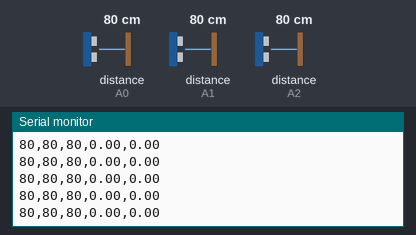
A sketch run on a simulated Arduino Uno, built with avr-gcc and run on an emulated ATmega328P. On the bench: the last lines printed to the serial monitor. The test bench sets the inputs (shaded band); at power-on: distance to the obstacle (sensors on A0, A1, A2) 80 cm.

Above: at 1.2 s.
1.3 s: distance to the obstacle (sensor on A0) set to 2 cm
At 1.49 s:
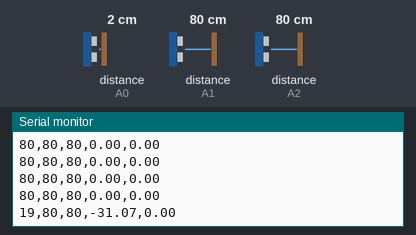
2.8 s: distance to the obstacle (sensor on A1) set to 2 cm
At 2.95 s:
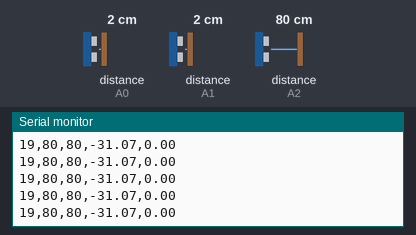
4.3 s: distance to the obstacle (sensor on A2) set to 2 cm
At 4.4 s:
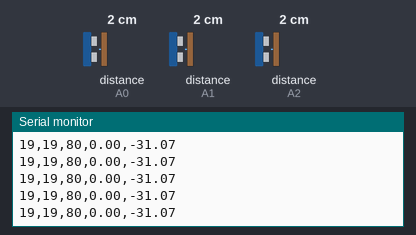
5.8 s: distance to the obstacle (sensor on A0) set to 120 cm
At 5.86 s:
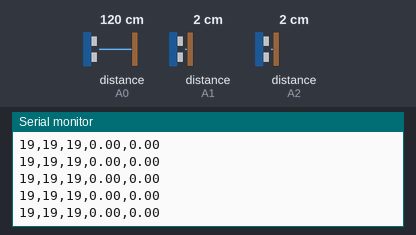
8.8 s: distance to the obstacle (sensor on A1) set to 35 cm
At 8.93 s:
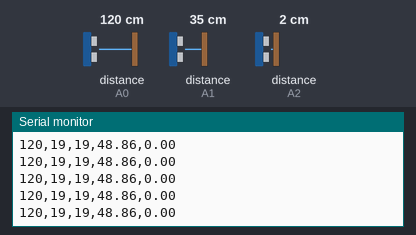
10.3 s: distance to the obstacle (sensor on A2) set to 35 cm
At 10.38 s:
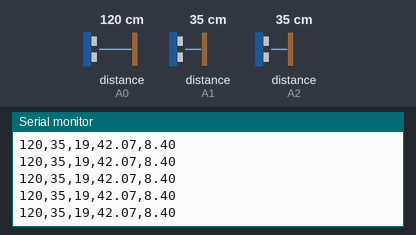
Timing chart, 0 to 12.8 s (numbered marks = the images above; inputs shaded):
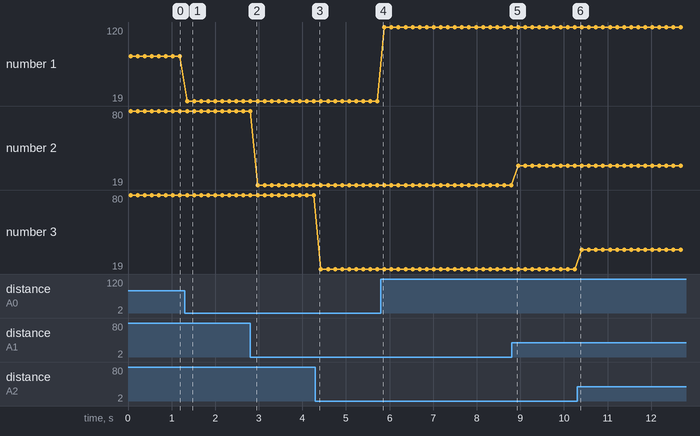

Measured:
- after the input at 1.3 s, the serial monitor: prints a new line after 0.05 s (image 1)
- plotted number 1: 80 → 19 after the input at 1.3 s, 19 → 120 after the input at 5.8 s
- plotted number 2: 19 → 35 after the input at 8.8 s

The sketch:

nobuzzer.ino
```cpp
//libaries
#include <SharpIR.h>
#include <math.h>

//pins
#define topir A0
#define middleir A1
#define bottomir A2

//model of sharpir
#define model 20150
// ir: the pin where your sensor is attached
// model: an int that determines your sensor:  1080 for GP2Y0A21Y
//                                            20150 for GP2Y0A02Y
//                                            (working distance range according to the datasheets)

//defining the sensors themselves withing the libarry
SharpIR SharpIR1(topir, model);
SharpIR SharpIR2(middleir, model);
SharpIR SharpIR3(bottomir, model);
void setup() {
  //starting the serial
  Serial.begin(9600);
}

void loop() {
  //something that the libary needs, idk what this does
  unsigned long pepe1=millis();

  //distance getting
  int dis1=SharpIR1.distance();
  int dis2=SharpIR2.distance();
  int dis3=SharpIR3.distance();

  //distances between each sensor
  int botmid = 190; //distance in mm between bottom sensor and middle sensor
  int midtop = 190; //distance in mm between middle sensor and top sensor

  //upper back angle
  float distancetop = dis1 - dis2;
  float anglebeforetop = atan(distancetop / midtop);
  float angletop = anglebeforetop * 100;

  //lower back angle
  float distancelow = dis2 - dis3;
  float anglebeforelow = atan(distancelow / botmid);
  float anglelow = anglebeforelow * 100;

  //This part will be useful if you ever decide to use the python GUI part of this project. This transfers data from the arduino to the serial port, to be picked up by pyserial.
  Serial.print(dis1);
  Serial.print(",");
  Serial.print(dis2);
  Serial.print(",");
  Serial.print(dis3);
  Serial.print(",");
  Serial.print(angletop);
  Serial.print(",");
  Serial.print(anglelow);
  Serial.println();

  //delay bcuz why not
  delay(100);
}
```
